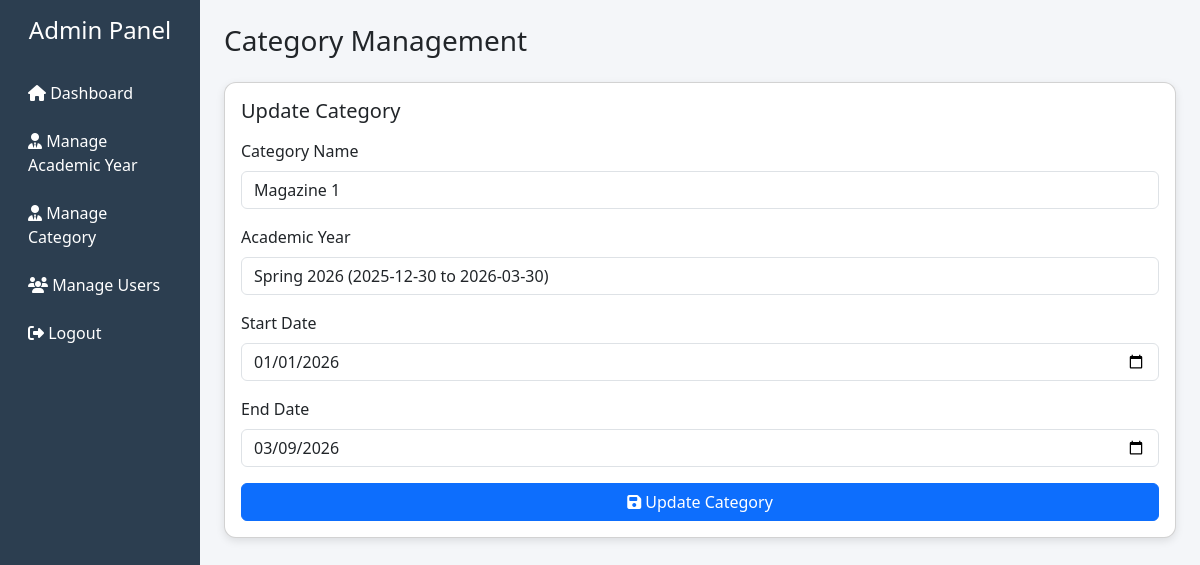
/category_update.php?id=1 (signed in), run on the app's committed database.
### tables this page shows
CREATE TABLE `tblcategory` (
  `categoryid` int(11) NOT NULL,
  `academicyearid` int(11) NOT NULL,
  `categoryname` varchar(100) NOT NULL,
  `categorystartdate` date NOT NULL,
  `categoryclosuredate` date NOT NULL
);

### category_update.php (the view, shortened to what this page needs)
<?php
require_once("include/connect.php");
$categoryid = intval($_GET['id']);
$academicyearid = "";
$categoryname = "";
$categorystartdate = "";
$categoryclosuredate = "";
$qry = mysqli_query($connection, "
    SELECT * FROM tblcategory
    WHERE categoryid='$categoryid'
");
if (mysqli_num_rows($qry) > 0) {
    $row = mysqli_fetch_array($qry);
    $academicyearid = $row['academicyearid'];
    $categoryname = $row['categoryname'];
    $categorystartdate = $row['categorystartdate'];
    $categoryclosuredate = $row['categoryclosuredate'];
} else {
    echo "<script>
        alert('Category not found');
        window.location='category_register.php';
    </script>";
    exit();
}
?>
<!DOCTYPE html>
<html lang="en">
<head>
    <link href="https://cdn.jsdelivr.net/npm/bootstrap@5.3.2/dist/css/bootstrap.min.css" rel="stylesheet">
    <link href="https://cdnjs.cloudflare.com/ajax/libs/font-awesome/6.5.0/css/all.min.css" rel="stylesheet">
    <link rel="stylesheet" href="assets/css/style.css">
</head>
<body>
<div class="container-fluid">
    <div class="row">
        <div class="col-lg-2 col-md-3 sidebar p-3">
            <h4 class="text-center mb-4">Admin Panel</h4>
            <a href="student_contribution.php"><i class="fa fa-home"></i> Dashboard</a>
            <a href="academic_year_register.php"><i class="fa fa-user-tie"></i> Manage Academic Year</a>
            <a href="category_register.php"><i class="fa fa-user-tie"></i> Manage Category</a>
            <a href="register.php"><i class="fa fa-users"></i> Manage Users</a>
            <a href="logout.php"><i class="fa fa-sign-out-alt"></i> Logout</a>
        </div>
        <div class="col-lg-10 col-md-9 p-4">
            <h3 class="mb-4">Category Management</h3>
            <div class="row">
                <div class="col-lg-12 col-md-12 mb-4">
                    <div class="card p-3">
                        <h5 class="mb-3">Update Category</h5>
                        <form method="post">
                            <div class="mb-3">
                                <label class="form-label">Category Name</label>
                                <input type="text" name="txtcategoryname" class="form-control"
                                       value="<?php echo htmlspecialchars($categoryname); ?>" required>
                            </div>
                            <div class="mb-3">
                                <label class="form-label">Academic Year</label>
                                <select name="txtacademicyearid" class="form-control" required>
                                    <?php
                                    $yearqry = mysqli_query($connection, "SELECT * FROM tblacademicyear ORDER BY yearname ASC");
                                    while ($yearrow = mysqli_fetch_array($yearqry)) {
                                        $selected = ($academicyearid == $yearrow['academicyearid']) ? "selected" : "";
                                        echo "<option value='" . $yearrow['academicyearid'] . "' $selected>"
                                             . htmlspecialchars($yearrow['yearname'])
                                             . " (" . $yearrow['submission_closure_date']
                                             . " to " . $yearrow['final_closure_date'] . ")</option>";
                                    }
                                    ?>
                                </select>
                            </div>
                            <div class="mb-3">
                                <label class="form-label">Start Date</label>
                                <input type="date" name="txtstartdate" class="form-control"
                                       value="<?php echo htmlspecialchars($categorystartdate); ?>" required>
                            </div>
                            <div class="mb-3">
                                <label class="form-label">End Date</label>
                                <input type="date" name="txtenddate" class="form-control"
                                       value="<?php echo htmlspecialchars($categoryclosuredate); ?>" required>
                            </div>
                            <button type="submit" name="btnsubmit" class="btn btn-primary w-100">
                                <i class="fa fa-save"></i> Update Category
                            </button>
                        </form>
                    </div>
                </div>
            </div>
        </div>
    </div>
</div>
</body>
</html>

### assets/css/style.css (style rules this page uses)
body { background:#f4f6f9; }
.sidebar { height:100vh; background:#2c3e50; color:white; }
.sidebar a { color:white; display:block; padding:12px; text-decoration:none; }
.card { border-radius:12px; box-shadow:0 3px 8px rgba(0,0,0,0.1); }

### data on the page
tblcategory: txtcategoryname "Magazine 1", txtstartdate "01/01/2026", txtenddate "03/09/2026"

### other printed values
form field txtacademicyearid "Spring 2026 (2025-12-30 to 2026-03-30)"
